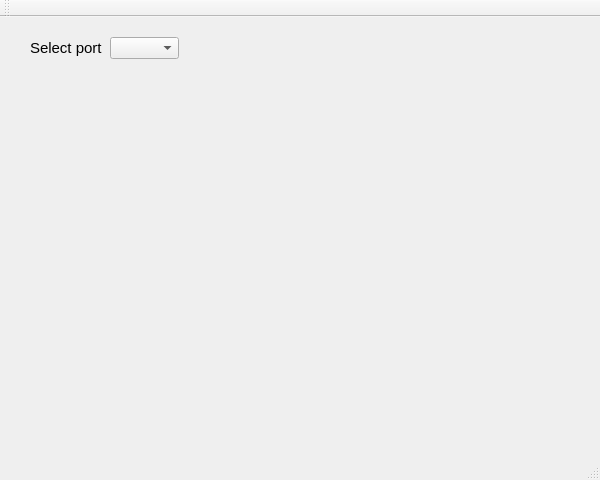
<?xml version="1.0" encoding="UTF-8"?>
<ui version="4.0">
 <class>MainWindow</class>
 <widget class="QMainWindow" name="MainWindow">
  <property name="geometry">
   <rect>
    <x>0</x>
    <y>0</y>
    <width>600</width>
    <height>480</height>
   </rect>
  </property>
  <property name="windowTitle">
   <string>MainWindow</string>
  </property>
  <widget class="QWidget" name="centralWidget">
   <widget class="QLabel" name="labelPortSelect">
    <property name="geometry">
     <rect>
      <x>30</x>
      <y>20</y>
      <width>81</width>
      <height>21</height>
     </rect>
    </property>
    <property name="font">
     <font>
      <pointsize>11</pointsize>
     </font>
    </property>
    <property name="text">
     <string>Select port</string>
    </property>
   </widget>
   <widget class="QComboBox" name="cboxPortList">
    <property name="geometry">
     <rect>
      <x>110</x>
      <y>20</y>
      <width>69</width>
      <height>22</height>
     </rect>
    </property>
   </widget>
  </widget>
  <widget class="QMenuBar" name="menuBar">
   <property name="geometry">
    <rect>
     <x>0</x>
     <y>0</y>
     <width>600</width>
     <height>21</height>
    </rect>
   </property>
  </widget>
  <widget class="QToolBar" name="mainToolBar">
   <attribute name="toolBarArea">
    <enum>TopToolBarArea</enum>
   </attribute>
   <attribute name="toolBarBreak">
    <bool>false</bool>
   </attribute>
  </widget>
  <widget class="QStatusBar" name="statusBar"/>
 </widget>
 <layoutdefault spacing="6" margin="11"/>
 <resources/>
 <connections/>
</ui>
